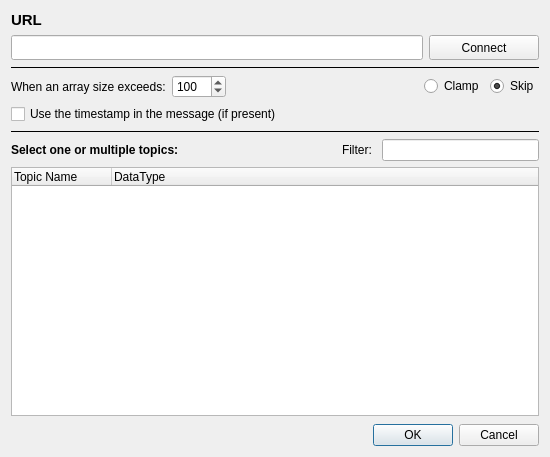
<?xml version="1.0" encoding="UTF-8"?>
<ui version="4.0">
 <class>WebSocketDialog</class>
 <widget class="QWidget" name="WebSocketDialog">
  <property name="geometry">
   <rect>
    <x>0</x>
    <y>0</y>
    <width>550</width>
    <height>457</height>
   </rect>
  </property>
  <property name="windowTitle">
   <string>Form</string>
  </property>
  <layout class="QVBoxLayout" name="verticalLayout_2">
   <item>
    <layout class="QGridLayout" name="gridLayout" columnstretch="2,0">
     <item row="1" column="1">
      <widget class="QPushButton" name="buttonConnect">
       <property name="minimumSize">
        <size>
         <width>110</width>
         <height>25</height>
        </size>
       </property>
       <property name="maximumSize">
        <size>
         <width>16777215</width>
         <height>25</height>
        </size>
       </property>
       <property name="text">
        <string>Connect</string>
       </property>
       <property name="checkable">
        <bool>true</bool>
       </property>
      </widget>
     </item>
     <item row="0" column="0">
      <widget class="QLabel" name="label_3">
       <property name="font">
        <font>
         <pointsize>11</pointsize>
         <weight>75</weight>
         <bold>true</bold>
        </font>
       </property>
       <property name="text">
        <string>URL</string>
       </property>
      </widget>
     </item>
     <item row="1" column="0">
      <widget class="LineEdit" name="lineEditURL">
       <property name="minimumSize">
        <size>
         <width>0</width>
         <height>25</height>
        </size>
       </property>
       <property name="maximumSize">
        <size>
         <width>16777215</width>
         <height>25</height>
        </size>
       </property>
      </widget>
     </item>
    </layout>
   </item>
   <item>
    <widget class="Line" name="line">
     <property name="frameShadow">
      <enum>QFrame::Plain</enum>
     </property>
     <property name="orientation">
      <enum>Qt::Horizontal</enum>
     </property>
    </widget>
   </item>
   <item>
    <layout class="QHBoxLayout" name="parserOptionsLayout">
     <item>
      <widget class="QLabel" name="labelArraySize">
       <property name="text">
        <string>When an array size exceeds:</string>
       </property>
      </widget>
     </item>
     <item>
      <widget class="QSpinBox" name="spinBoxArraySize">
       <property name="minimum">
        <number>0</number>
       </property>
       <property name="maximum">
        <number>9999</number>
       </property>
       <property name="value">
        <number>100</number>
       </property>
      </widget>
     </item>
     <item>
      <spacer name="parserOptionsSpacer">
       <property name="orientation">
        <enum>Qt::Horizontal</enum>
       </property>
       <property name="sizeHint" stdset="0">
        <size>
         <width>40</width>
         <height>20</height>
        </size>
       </property>
      </spacer>
     </item>
     <item>
      <widget class="QRadioButton" name="radioClamp">
       <property name="text">
        <string>Clamp</string>
       </property>
      </widget>
     </item>
     <item>
      <widget class="QRadioButton" name="radioSkip">
       <property name="text">
        <string>Skip</string>
       </property>
       <property name="checked">
        <bool>true</bool>
       </property>
      </widget>
     </item>
    </layout>
   </item>
   <item>
    <widget class="QCheckBox" name="checkBoxUseTimestamp">
     <property name="text">
      <string>Use the timestamp in the message (if present)</string>
     </property>
    </widget>
   </item>
   <item>
    <widget class="Line" name="line_2">
     <property name="frameShadow">
      <enum>QFrame::Plain</enum>
     </property>
     <property name="orientation">
      <enum>Qt::Horizontal</enum>
     </property>
    </widget>
   </item>
   <item>
    <layout class="QHBoxLayout" name="horizontalLayout_5">
     <item>
      <widget class="QLabel" name="label_6">
       <property name="font">
        <font>
         <weight>75</weight>
         <bold>true</bold>
        </font>
       </property>
       <property name="text">
        <string>Select one or multiple topics:</string>
       </property>
      </widget>
     </item>
     <item>
      <spacer name="horizontalSpacer">
       <property name="orientation">
        <enum>Qt::Horizontal</enum>
       </property>
       <property name="sizeHint" stdset="0">
        <size>
         <width>40</width>
         <height>20</height>
        </size>
       </property>
      </spacer>
     </item>
     <item>
      <widget class="QLabel" name="label_7">
       <property name="text">
        <string>Filter: </string>
       </property>
      </widget>
     </item>
     <item>
      <widget class="QLineEdit" name="lineEditFilter">
       <property name="maximumSize">
        <size>
         <width>300</width>
         <height>16777215</height>
        </size>
       </property>
       <property name="clearButtonEnabled">
        <bool>true</bool>
       </property>
      </widget>
     </item>
    </layout>
   </item>
   <item>
    <widget class="QTreeWidget" name="topicsList">
     <property name="selectionMode">
      <enum>QAbstractItemView::MultiSelection</enum>
     </property>
     <property name="uniformRowHeights">
      <bool>true</bool>
     </property>
     <property name="headerHidden">
      <bool>false</bool>
     </property>
     <property name="columnCount">
      <number>2</number>
     </property>
     <column>
      <property name="text">
       <string>Topic Name</string>
      </property>
     </column>
     <column>
      <property name="text">
       <string>DataType</string>
      </property>
     </column>
    </widget>
   </item>
   <item>
    <layout class="QHBoxLayout" name="horizontalLayout" stretch="1,0">
     <property name="topMargin">
      <number>2</number>
     </property>
     <item>
      <spacer name="horizontalSpacer_2">
       <property name="orientation">
        <enum>Qt::Horizontal</enum>
       </property>
       <property name="sizeHint" stdset="0">
        <size>
         <width>40</width>
         <height>20</height>
        </size>
       </property>
      </spacer>
     </item>
     <item>
      <widget class="QDialogButtonBox" name="buttonBox">
       <property name="sizePolicy">
        <sizepolicy hsizetype="Expanding" vsizetype="Minimum">
         <horstretch>0</horstretch>
         <verstretch>0</verstretch>
        </sizepolicy>
       </property>
       <property name="standardButtons">
        <set>QDialogButtonBox::Cancel|QDialogButtonBox::Ok</set>
       </property>
       <property name="centerButtons">
        <bool>true</bool>
       </property>
      </widget>
     </item>
    </layout>
   </item>
  </layout>
 </widget>
 <customwidgets>
  <customwidget>
   <class>LineEdit</class>
   <extends>QLineEdit</extends>
   <header>PlotJuggler/line_edit.h</header>
  </customwidget>
 </customwidgets>
 <resources/>
 <connections/>
</ui>
